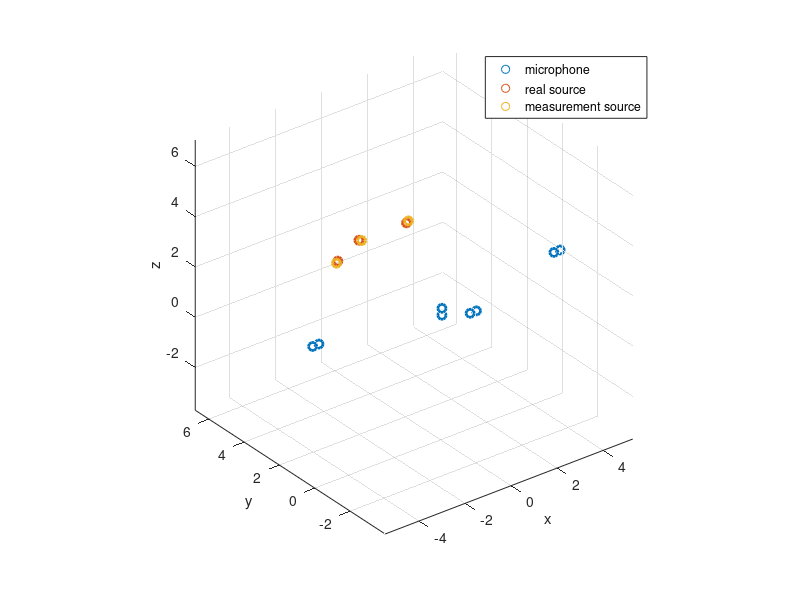

Source code (MATLAB):
elementSpace = 0.275;
arrayPos = [-5.33 0.12 1.88;0.18 0.16 1.12+elementSpace/2;0 -1.97+0.12 2.23;5.15 0.12 1.94].';
arrayAxis = [1 0 0;0 0 -1;1 0 0;1 0 0].';
micPos = reshape([arrayPos-0.5*elementSpace*arrayAxis;arrayPos+0.5*elementSpace*arrayAxis],3,[]);
srcPosReal = [2.03,4.58,2.12;0 4.63 2.12;-1.45 3.93 2.12].';
srcPosMeas = [2.058,4.503,2.225;0.037 4.52 2.146;-1.533 3.899 2.079].';
dSrcPos = vecnorm(srcPosReal-srcPosMeas,2,1);

figure;
scatter3(micPos(1,:),micPos(2,:),micPos(3,:),'DisplayName','microphone','LineWidth',2);
hold on;xlabel('x');ylabel('y');zlabel('z');legend;axis equal;
scatter3(srcPosReal(1,:),srcPosReal(2,:),srcPosReal(3,:),'DisplayName','real source','LineWidth',2);
scatter3(srcPosMeas(1,:),srcPosMeas(2,:),srcPosMeas(3,:),'DisplayName','measurement source','LineWidth',2);
